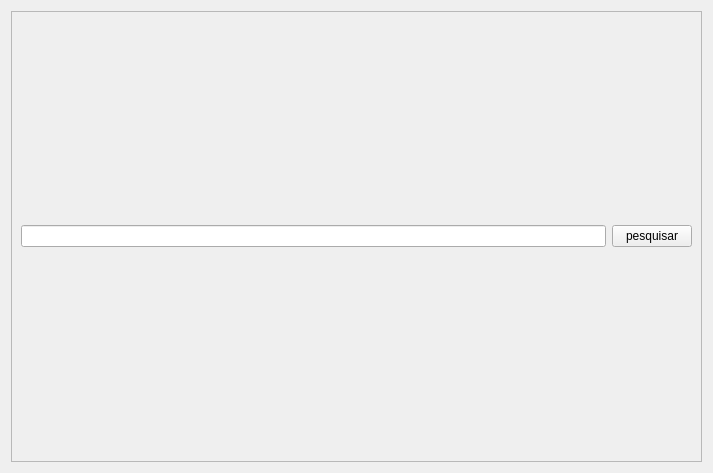
<?xml version="1.0" encoding="UTF-8"?>
<ui version="4.0">
 <class>Frame</class>
 <widget class="QFrame" name="Frame">
  <property name="geometry">
   <rect>
    <x>0</x>
    <y>0</y>
    <width>713</width>
    <height>473</height>
   </rect>
  </property>
  <property name="windowTitle">
   <string>pesquisa</string>
  </property>
  <layout class="QGridLayout" name="gridLayout">
   <item row="0" column="0">
    <widget class="QFrame" name="frame">
     <property name="frameShape">
      <enum>QFrame::StyledPanel</enum>
     </property>
     <property name="frameShadow">
      <enum>QFrame::Raised</enum>
     </property>
     <layout class="QHBoxLayout" name="horizontalLayout">
      <item>
       <widget class="QLineEdit" name="pesquisaC"/>
      </item>
      <item>
       <widget class="QPushButton" name="pesquisaB2">
        <property name="text">
         <string>pesquisar</string>
        </property>
       </widget>
      </item>
     </layout>
    </widget>
   </item>
  </layout>
 </widget>
 <resources/>
 <connections/>
</ui>
